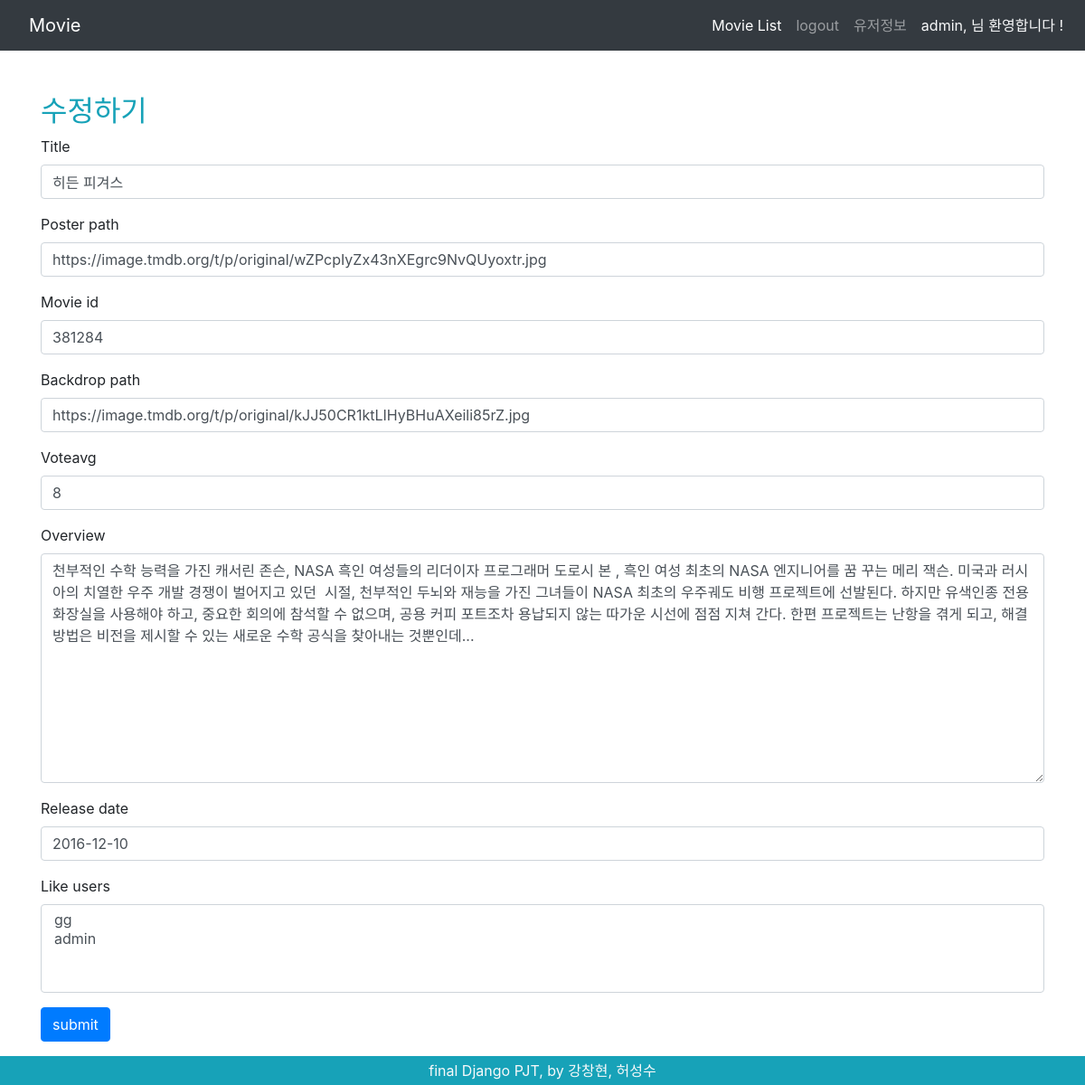
Page /movies/120/update/ (signed in) on the committed database.
### accounts/models.py (models this page shows)
class User(AbstractUser):
    followers = models.ManyToManyField(settings.AUTH_USER_MODEL,related_name='followings')

### movies/models.py (models this page shows, shortened)
class Movie(models.Model):
    title = models.CharField(max_length=100)
    poster_path = models.CharField(max_length=150)
    movie_id = models.IntegerField()
    backdrop_path = models.CharField(max_length=150)
    voteavg = models.IntegerField()
    overview = models.TextField()
    release_date = models.CharField(max_length=50)
    like_users = models.ManyToManyField(settings.AUTH_USER_MODEL, related_name="like_movies", blank=True)

### movies/views.py (the view)
# urls.py: path('<int:pk>/update/', views.movie_update, name='movie_update'),
@user_passes_test(lambda u: u.is_superuser)
@login_required
def movie_update(request, pk):
    movie = get_object_or_404(Movie, pk=pk)
    if request.method == 'POST':
        form = MovieForm(request.POST, instance=movie)
        if form.is_valid():
            form.save()
            return redirect('movies:movie_detail', movie.pk)
    else:
        form = MovieForm(instance=movie)
    context = {
        'form': form
    }
    return render(request, 'movies/form.html', context)

### movies/forms.py
class MovieForm(forms.ModelForm):
    class Meta:
        model = Movie
        fields = '__all__'

### movies/templates/movies/form.html (shortened to what this page needs)
{% extends 'base.html' %}
{% load bootstrap4 %}
{% block content %}
{% if request.resolver_match.url_name == 'movie_create' %}
        <h2 class='mt-5 text-info'>새 글쓰기</h2>
    {% else %}
        <h2 class='mt-5 text-info'>수정하기</h2>
    {% endif %}
<form action="" method="POST" enctype="multipart/form-data">
    {% bootstrap_form form %}
    <button class='btn btn-primary'>submit</button>
</form>
{% endblock %}

### templates/base.html (shortened to what this page needs)
<!DOCTYPE html>
{% load bootstrap4 %}
<html lang="ko">
<head>
    <link rel="stylesheet" href="https://stackpath.bootstrapcdn.com/bootstrap/4.4.1/css/bootstrap.min.css">
    <link rel="stylesheet" href="https://use.fontawesome.com/releases/v5.13.0/css/all.css">
</head>
<body>
    <nav class="navbar navbar-expand-lg navbar-dark bg-dark">
        <a class="navbar-brand ml-3" href="{% url 'movies:index' %}">Movie</a>
      <div class="collapse navbar-collapse" id="navbarNav">
        <ul class="navbar-nav ml-auto">
          <li class="nav-item active ml-auto">
            <a class="nav-link" href="{% url 'movies:index' %}">Movie List <span class="sr-only">(current)</span></a>
          </li>
          <li class="nav-item ml-auto">
            {% if request.user.is_authenticated %}
            <a class="nav-link" href="{% url 'accounts:logout' %}">logout </a>
          </li>
          <li class="nav-item ml-auto">
            <a class="nav-link" href="{% url 'accounts:detail' request.user.username %}">유저정보 </a>
          </li>
          <li class="nav-item ml-auto">
            <p class="text-light p-2 mb-0">{{ request.user.username }}, 님 환영합니다 !</p>
          </li>
          {% endif %}
        </ul>
      </div>
    </nav>
    <div class='container mt-5'>
        {% block content %}
        {% endblock %}
    </div>
</body>
<footer class="fixed-bottom bg-info text-center text-light d-flex justify-content-center align-items-center pt-1">
    <p class="mb-1">final Django PJT, by 강창현, 허성수</p>
</footer>
</html>

### rows in the picture
User: user.username "admin"
Movie: title "히든 피겨스", poster_path "https://image.tmdb.org/t/p/original/wZPcpIyZx43nXEgrc9NvQUyoxtr.jpg", movie_id "381284", backdrop_path "https://image.tmdb.org/t/p/original/kJJ50CR1ktLIHyBHuAXeili85rZ.jpg", voteavg "8", overview "천부적인 수학 능력을 가진 캐서린 존슨, NASA 흑인 여성들의 리더이자 프로그래머 도로시 본 , 흑인 여성 최초의 NASA 엔지니어를 꿈 꾸는 메리 잭슨. 미국과 러시아의 치열한 우주 개발 경쟁이 벌어지고 있던 시절, 천부적인 두뇌와 재능을 가진 그녀들이 NASA 최초의 우주궤도 비행 프로젝트에 선발된다. 하지만 유색인종 전용 화장실을 사용해야 하고, 중요한 회의에 참석할 수 없으며, 공용 커피 포트조차 용납되지 않는 따가운 시선에 점점 지쳐 간다. 한편 프로젝트는 난항을 겪게 되고, 해결 방법은 비전을 제시할 수 있는 새로운 수학 공식을 찾아내는 것뿐인데...", release_date "2016-12-10"
